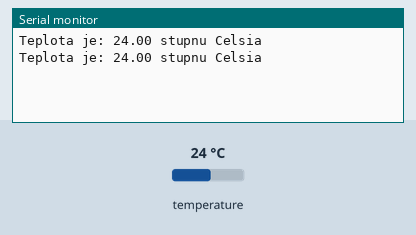
This sketch was run on a simulated Arduino Uno, built with avr-gcc and run on an emulated ATmega328P. Parts: the last lines printed to the serial monitor. The inputs (shaded band) are chosen by the test bench; at power-on: temperature 24 °C.

Above: at 3.3 s.
3.4 s: temperature set to 12 °C
At 5.0 s:
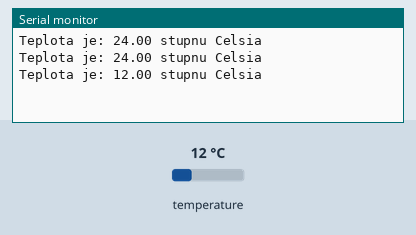
5.9 s: temperature set to 19 °C
At 7.5 s:
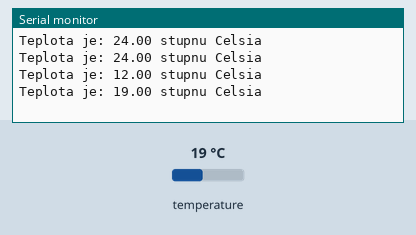
Timing chart, 0 to 9.0 s (numbered marks = the images above; inputs shaded):
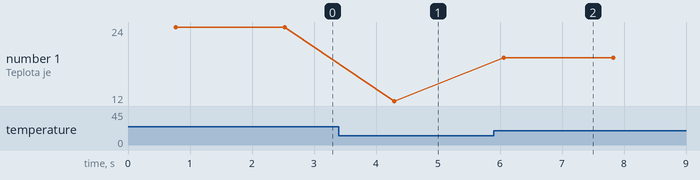

The sketch:

11_teplotne_cidlo_DS18B20.ino
```cpp
#include <OneWire.h>
#include <DallasTemperature.h>

// pin, kde bude senzor zapojený
#define pin 2

// nastavení komunikace senzoru přes pin
OneWire oneWire(pin);
// převedeme onewire do Dallasu
DallasTemperature sensors(&oneWire);

void setup(void)
{
  // nastavení rychlosti sériové komunikace
  Serial.begin(9600);
  // zapnutí senzoru
  sensors.begin();
}

void loop(void)
{
  // požádáme senzor o hodnotu teploty
  sensors.requestTemperatures();
  Serial.print("Teplota je: ");
  // tento řádek je vysvětlený v článku
  Serial.print(sensors.getTempCByIndex(0));
  Serial.println(" stupnu Celsia");
  delay(1000);
}
```

Measured:
- after the input at 3.4 s, the serial monitor: prints a new line after 0.90 s (image 1)
- after the input at 5.9 s, the serial monitor: prints a new line after 0.16 s (image 2)
- plotted number 1: 24 → 12 after the input at 3.4 s, 12 → 19 after the input at 5.9 s
